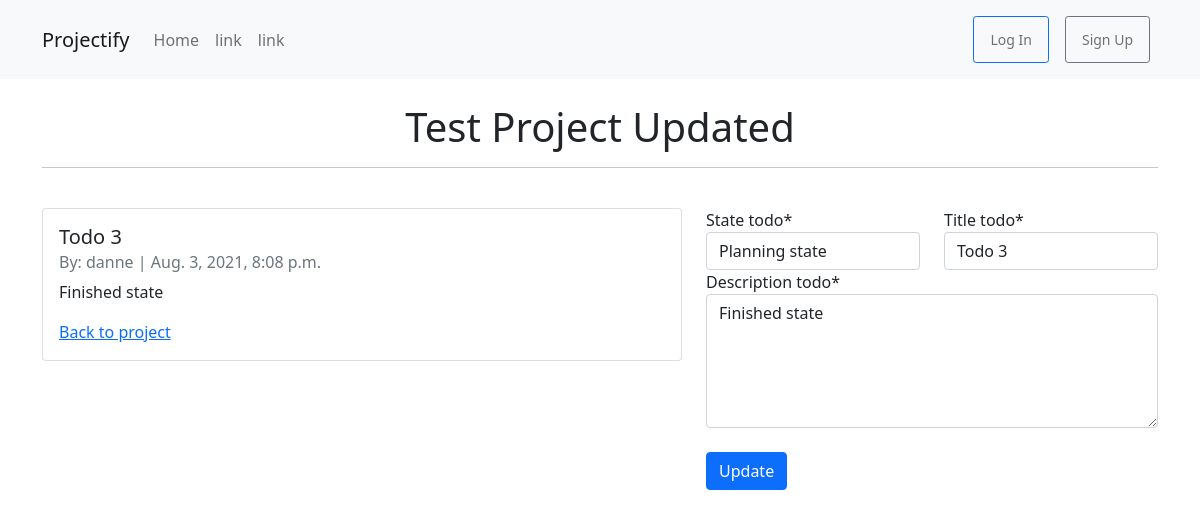
Page /projects/todo/3/update/ on the committed database.
### projects/models.py (models this page shows, shortened)
class Todo(models.Model):
    project = models.ForeignKey(Project, on_delete=models.CASCADE, related_name='todos')
    title_todo = models.CharField(max_length=50)
    description_todo = models.TextField()
    creator_todo = models.ForeignKey(get_user_model(), on_delete=models.CASCADE)
    date_created_todo = models.DateTimeField(auto_now_add=True)
    state_todo = models.CharField(choices=[('Planning', 'Planning state'), ('Running', 'Running state'), ('Finished', 'Finnished state'),], default='Planning', max_length=20)

class Project(models.Model):
    title_project = models.CharField(max_length=50)
    description_project = models.TextField()
    creator_project = models.ForeignKey(get_user_model(), on_delete=models.CASCADE)
    date_created_project = models.DateTimeField(auto_now_add=True)
    def __str__(self):
        return self.title_project

### accounts/models.py (models this page shows)
class CustomUser(AbstractUser):
    first_name = models.CharField(max_length=20)
    last_name = models.CharField(max_length=20)
    age = models.PositiveIntegerField(null=True, blank=True)

### projects/views.py (the view)
# urls.py: path('todo/<int:pk>/update/', TodoUpdateView.as_view(), name='todo_update'),
class TodoUpdateView(UpdateView):
    model = Todo
    form_class = TodoChangeStateForm
    template_name = 'projects/todos/todo_update.html'

### projects/forms.py
class TodoChangeStateForm(ModelForm):
    class Meta:
        model = Todo
        fields = ('state_todo', 'title_todo', 'description_todo',)
        widgets = {
            'description_todo': forms.Textarea(attrs={'cols': 5, 'rows': 5})
        }

### templates/projects/todos/todo_update.html (shortened to what this page needs)
{% extends 'base.html' %}
{% load crispy_forms_tags %}
{% block content %}
<br/>
<center>
<h1>{{ todo.project }}</h1>
<hr>
<br/>
</center>
<div class="row">
    <div class="col-sm">
        <div class="card" style="width: 40rem;">
            <div class="card-body">
            <h5 class="card-title">{{ todo.title_todo }}</h5>
            <h6 class="card-subtitle mb-2 text-muted">By: {{ todo.creator_todo }} | {{ todo.date_created_todo }}</h6>
            <p class="card-text">{{ todo.description_todo }}</p>
            <a href="{% url 'project_detail' todo.project.pk %}" class="card-link">Back to project</a>
            </div>
        </div>
        </div>
    <div class="col-sm">
    <form action="" method="post">
        <div class="row">
            <div class="col-6">
                {{ form.state_todo|as_crispy_field }}
            </div>
            <div class="col-6">
                {{ form.title_todo|as_crispy_field }}
            </div>
        </div>
        {{ form.description_todo|as_crispy_field }}
        <br/>
        <button class="btn btn-primary" type="submit">Update</button>
    </form>
    <br/>
</div>
{% endblock content %}

### rows in the picture
Todo: project "Test Project Updated", title_todo "Todo 3", creator_todo "danne", date_created_todo "Aug. 3, 2021, 8:08 p.m.", description_todo "Finished state", state_todo "Planning state"
